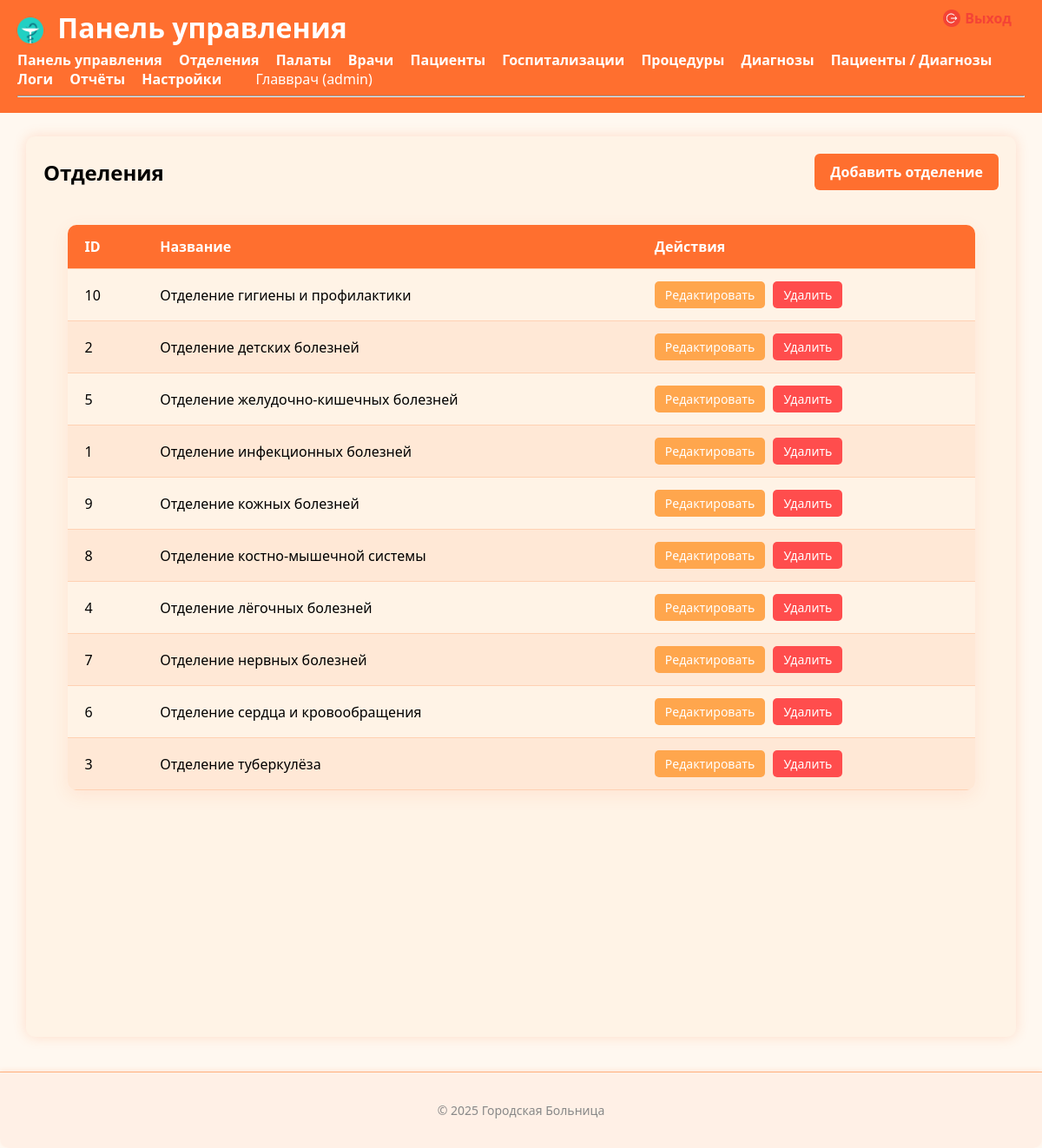
The app's page /index.php?controller=department&action=index (signed in) with its own data.
### tables this page shows
CREATE TABLE Department (
    Id INT AUTO_INCREMENT PRIMARY KEY,
    Name VARCHAR(100) NOT NULL
);

### hospital-stat/app/controllers/DepartmentController.php (called while the page is built, shortened)
<?php
require_once __DIR__ . '/../models/Department.php';
require_once __DIR__ . '/DashboardController.php';
class DepartmentController
{
    private $model;
    public function __construct()
    {
        $this->model = new Department();
    }
    public function index()
    {
        $departments = $this->model->getAll();
        $role = $_SESSION['user']['Role'] ?? '';
        $menuItems = DashboardController::getMenuByRole($role);
        $content = __DIR__ . '/../views/departments/index.php';
        include __DIR__ . '/../views/layouts/main.php';
    }
}

### hospital-stat/config/lang.php (called while the page is built, shortened)
<?php
function __($key) {
    return $GLOBALS['lang'][$key] ?? $key;
}

### hospital-stat/app/controllers/DashboardController.php (called while the page is built, shortened)
<?php
class DashboardController
{
    public static function getMenuByRole($role)
    {
        switch ($role) {
            case 'admin':
                return [
                    __('departments') => 'department',
                    __('wards') => 'ward',
                    __('doctors') => 'doctors',
                    __('patients') => 'patient',
                    __('hospitalizations') => 'hospitalization',
                    __('procedures') => 'medicalprocedure',
                    __('diagnoses') => 'diagnosis',
                   'Пациенты / Диагнозы' => 'PatientDiagnosis',
                    __('logs') => 'log',
                    __('reports') => 'report',
                    __('settings') => 'settings',
                ];
        }
    }
}

### hospital-stat/app/models/Model.php (called while the page is built, shortened)
<?php
class Model
{
    protected $pdo;
    public function __construct()
    {
        $this->pdo = $GLOBALS['pdo'];
    }
    protected function query($sql, $params = [])
    {
        try {
            $stmt = $this->pdo->prepare($sql);
            $stmt->execute($params);
            return $stmt;
        } catch (\PDOException $e) {
            $message = $e->getMessage();
            if (str_contains($message, '1146')) {
                preg_match('/Table \'[^\']*\.([^\']*)\'/', $message, $matches);
                $table = $matches[1] ?? 'неизвестная';
                $content = ErrorDbTableNotFoundController::getContent($table);
                include __DIR__ . '/../views/layouts/main.php';
                exit;
            }
            if (str_contains($message, '1054')) {
                preg_match("/Unknown column '([^']*)'/", $message, $matches);
                $column = $matches[1] ?? 'неизвестная';
                $content = ErrorDbColumnNotFoundController::getContent($column);
                include __DIR__ . '/../views/layouts/main.php';
                exit;
            }
            throw $e;
        }
    }
    protected function fetchAll($sql, $params = [])
    {
        return $this->query($sql, $params)->fetchAll();
    }
}

### hospital-stat/app/models/Department.php (called while the page is built, shortened)
<?php
require_once __DIR__ . '/Model.php';
class Department extends Model
{
    protected $table = 'Department';
    public function getAll(): array
    {
        return $this->fetchAll("SELECT * FROM {$this->table} ORDER BY Name");
    }
}

### hospital-stat/app/views/departments/index.php (the view)
<div class="section-header">
    <h2><?= __('departments') ?></h2>
    <a href="index.php?controller=department&action=createForm" class="add-button"><?= __('add_department') ?></a>
</div>
<table class="responsive-table">
<thead>
<tr>
 <th>ID</th>
 <th><?= __('name') ?></th>
<th><?= __('actions') ?></th>
</tr>
</thead>
<tbody>
 <?php foreach($departments as $d): ?>
<tr>
 <td><?= $d['Id'] ?></td>
<td><?= htmlspecialchars($d['Name']) ?></td>
 <td>
<a href="index.php?controller=department&action=editForm&id=<?= $d['Id'] ?>" class="edit"><?= __('edit') ?></a>
<a href="index.php?controller=department&action=delete&id=<?= $d['Id'] ?>" onclick="return confirm('<?= __('confirm_delete') ?>')" class="delete"><?= __('delete') ?></a>
</td>
</tr>
 <?php endforeach; ?>
</tbody>
</table>

### index.php (shortened to what this page needs)
<?php
require_once __DIR__ . '/config/lang.php';
spl_autoload_register(function ($class) {
    $paths = [
        __DIR__ . "/app/models/$class.php",
        __DIR__ . "/app/controllers/$class.php"
    ];
});
$controllerName = ucfirst($_GET['controller'] ?? 'Dashboard') . 'Controller';
$action = $_GET['action'] ?? 'index';
if (class_exists($controllerName) && method_exists($controllerName, $action)) {
    $controller = new $controllerName();
    if ($_SERVER['REQUEST_METHOD'] === 'POST') {
        if ($action === 'edit') {
            $id = (int)($_GET['id'] ?? 0);
            $controller->$action($id, $_POST);
        } else {
            $controller->$action($_POST);
        }
    } else {
        $params = $_GET;
        unset($params['controller'], $params['action']);
        $paramValues = array_values($params);
        $controller->$action(...$paramValues);
    }
} else {
    http_response_code(404);
    echo "<h2>" . __('controller_action_not_found') . "</h2>";
}

### hospital-stat/app/views/layouts/main.php (shortened to what this page needs)
<!DOCTYPE html>
<html lang="<?= $_SESSION['lang'] ?? 'ru' ?>">
<head>
<link rel="stylesheet" href="public/css/<?= htmlspecialchars($_SESSION['theme'] ?? 'juice-orange.css') ?>">
</head>
<body>
<?php include __DIR__ . '/header.php'; ?>
 <main>
<?php
if (!empty($content)) {
     if (file_exists($content)) {
         include $content;
        } else {
    echo $content;
            }
        }
        ?>
</main>
 <?php include __DIR__ . '/footer.php'; ?>
</body>
</html>

### hospital-stat/app/views/layouts/header.php (shortened to what this page needs)
<header style="position: relative; padding: 10px 20px;">
<h1>
<img src="public/assets/icons/app_logo_icon.png" alt="Logo" style="width:30px; height:30px; vertical-align: middle; margin-right:8px;">
<?= __('dashboard') ?>
</h1>
<nav>
<a href="index.php?controller=dashboard&action=index"><?= __('dashboard') ?></a>
 <?php if (!empty($menuItems)): ?>
<?php foreach ($menuItems as $label => $controller): ?>
<a href="index.php?controller=<?= $controller ?>&action=index"><?= $label ?></a>
<?php endforeach; ?>
<?php endif; ?>
<?php if (isset($_SESSION['user'])): ?>
            <span style="margin-left:20px;">
                <?= htmlspecialchars($_SESSION['user']['Username']) ?> (<?= $_SESSION['user']['Role'] ?>)
</span>
<a href="index.php?controller=auth&action=logout"
style="position: absolute; top: 10px; right: 20px; display: flex; align-items: center; text-decoration: none; color: #f44336; font-weight:bold;">
<img src="public/assets/icons/logout.png" alt="Logout" style="width:20px; height:20px; margin-right:5px;">
<?= __('logout') ?>
</a>
<?php endif; ?>
    </nav>
    <hr>
</header>

### hospital-stat/app/views/layouts/footer.php
<footer style="text-align:center; margin-top:40px; color:#888;">
<p>&copy; <?= date('Y') ?> <?= __('city_hospital') ?></p>
</footer>

### hospital-stat/public/css/juice-orange.css (style rules this page uses)
body { font-family: "Segoe UI", Arial, sans-serif; background-color: #fff8f0; margin: 0; }
header { background-color: #ff6f2f; color: white; padding: 10px 20px; }
header h1 { margin: 0; display: inline-block; }
nav { margin-top: 5px; }
nav a { color: white; margin-right: 15px; text-decoration: none; font-weight: 600; }
main { width: 95%; height: 95vh; margin: 2.5vh auto; padding: 20px; background-color: #fff3e6; border-radius: 10px; box-shadow: 0 0 15px rgba(255,111,47,0.2); overflow: auto; box-sizing: border-box; }
footer { text-align: center; padding: 20px; margin-top: 40px; color: #555; background-color: rgba(255,240,230,0.9); border-top: 1px solid #ffb07c; font-size: 14px; box-shadow: 0 -2px 5px rgba(255,111,47,0.1); border-radius: 0 0 10px 10px; }
.section-header { display: flex; justify-content: space-between; align-items: center; margin-bottom: 30px; }
.section-header h2 { margin: 0; }
.section-header .add-button { background-color: #ff6f2f; color: white; padding: 10px 18px; border-radius: 6px; text-decoration: none; font-weight: 600; transition: background-color 0.2s ease; }
.responsive-table { width: 95%; margin: 40px auto; border-collapse: separate; border-spacing: 0; font-size: 16px; font-family: "Segoe UI", Arial, sans-serif; box-shadow: 0 6px 20px rgba(255,111,47,0.1); border-radius: 10px; overflow: hidden; background-color: #fff3e6; }
.responsive-table thead { background-color: #ff6f2f; color: white; }
.responsive-table th, .responsive-table td { padding: 14px 20px; text-align: left; border-bottom: 1px solid #ffd1b3; }
.responsive-table th { font-weight: 600; }
.responsive-table tbody tr { background-color: #fff3e6; transition: background-color 0.2s ease; }
.responsive-table tbody tr:nth-child(even) { background-color: #ffe8d6; }
.responsive-table a { text-decoration: none; font-weight: 500; padding: 6px 12px; border-radius: 5px; font-size: 14px; transition: background-color 0.2s ease; display: inline-block; margin-right: 5px; }
.responsive-table a.edit { background-color: #ffa64d; color: white; }
.responsive-table a.delete { background-color: #ff4d4d; color: white; }

### records on screen
department: Id "10", Name "Отделение гигиены и профилактики"
department: Id "2", Name "Отделение детских болезней"
department: Id "5", Name "Отделение желудочно-кишечных болезней"
department: Id "1", Name "Отделение инфекционных болезней"
department: Id "9", Name "Отделение кожных болезней"
department: Id "8", Name "Отделение костно-мышечной системы"
department: Id "4", Name "Отделение лёгочных болезней"
department: Id "7", Name "Отделение нервных болезней"
department: Id "6", Name "Отделение сердца и кровообращения"
department: Id "3", Name "Отделение туберкулёза"

### other values on screen
__('dashboard') "Панель управления"
$label "Отделения"
$label "Палаты"
$label "Врачи"
$label "Пациенты"
$label "Госпитализации"
$label "Процедуры"
$label "Диагнозы"
$label "Пациенты / Диагнозы"
$label "Логи"
$label "Отчёты"
$label "Настройки"
$_SESSION['user']['Username'] "Главврач"
$_SESSION['user']['Role'] "admin"
__('logout') "Выход"
